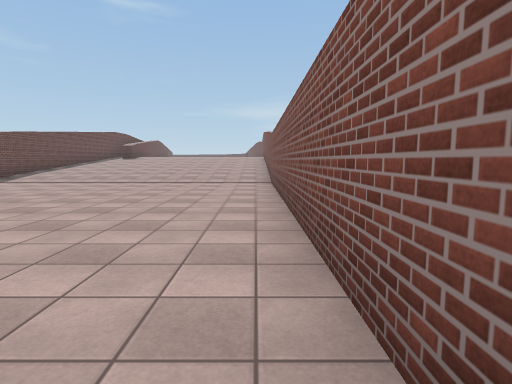
view 1 (above)

21 first-person views from a walk through a Unity game level. The camera is 1.4 m above the floor, tilts 6° down and sees 80° across. The floor is counted in squares, 2 m on a side. Each view is taken from the middle of a square. On the plan, view 1 faces up. The plan holds only what a view shows up to about 10 squares ahead; the rest is blank. The place goes on beyond the plan. The player is left out. Surface patterns are stand-ins for the level's own textures.

view 2
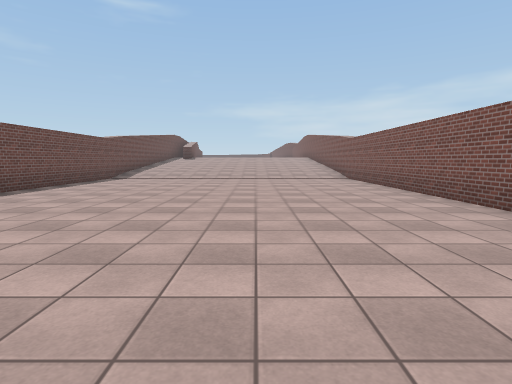

view 3
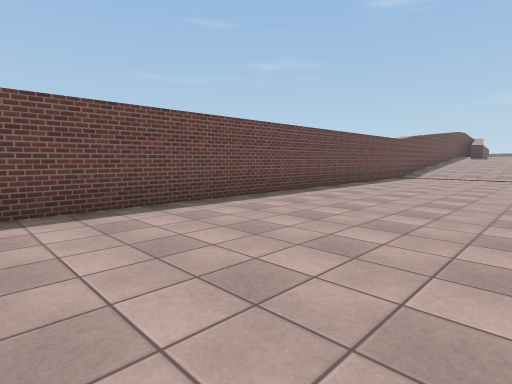

view 4
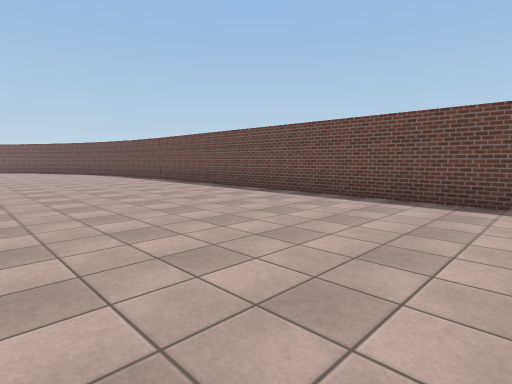

view 5
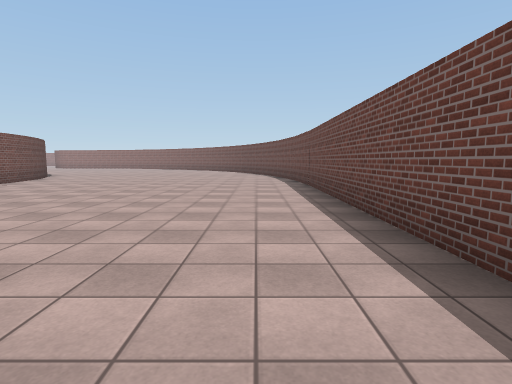

view 6
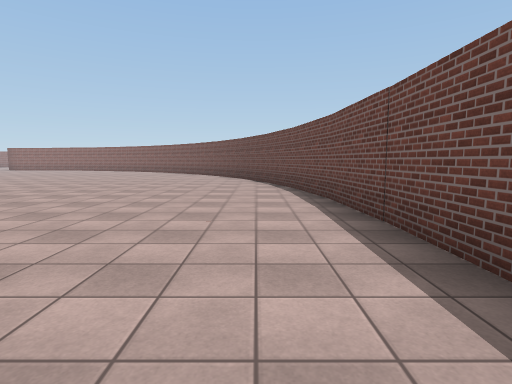

view 7
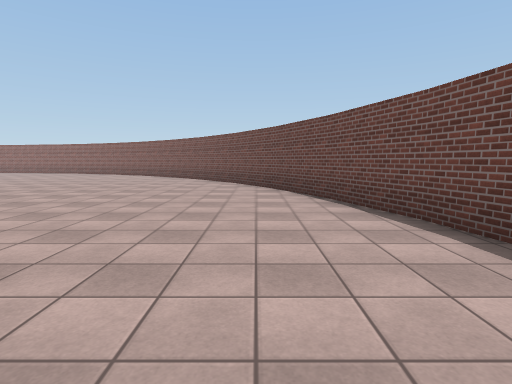

view 8
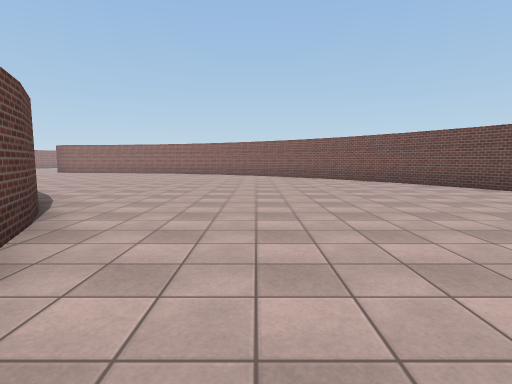

view 9
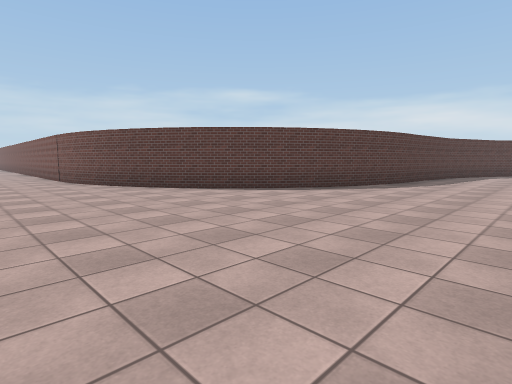

view 10
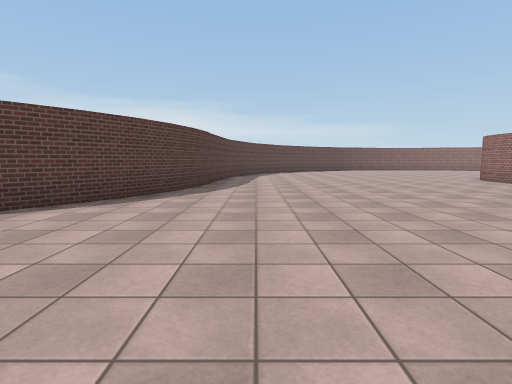

view 11
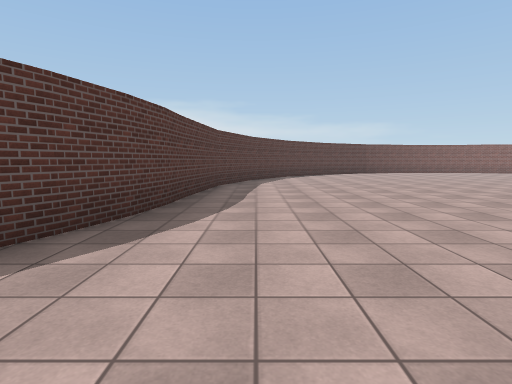

view 12
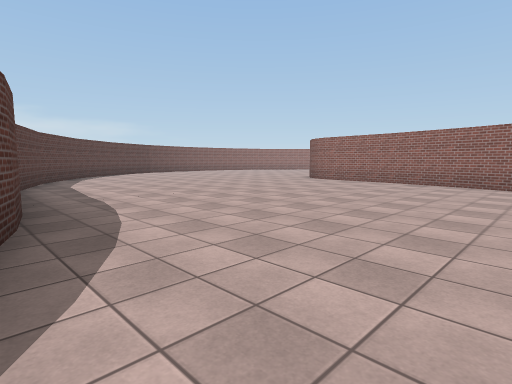

view 13
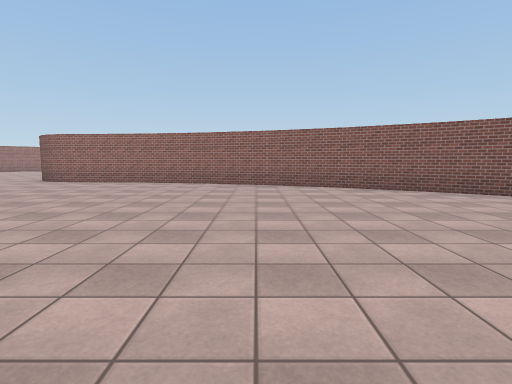

view 14
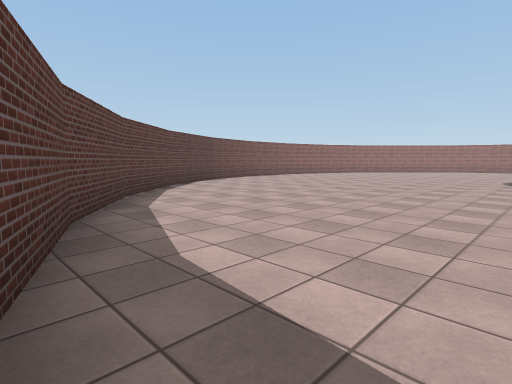

view 15
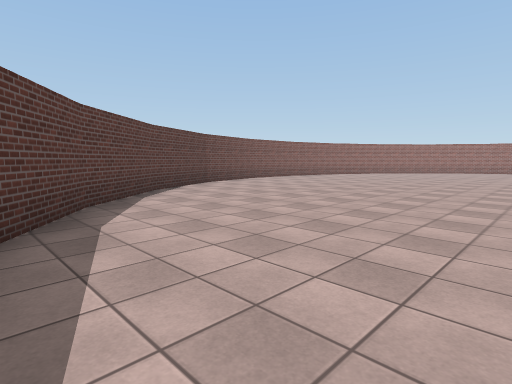

view 16
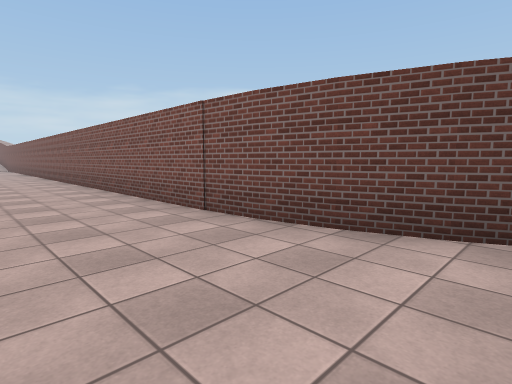

view 17
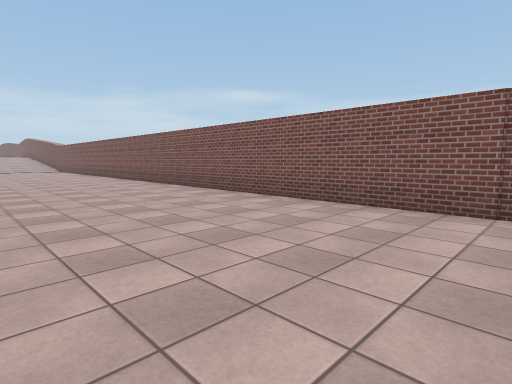

view 18
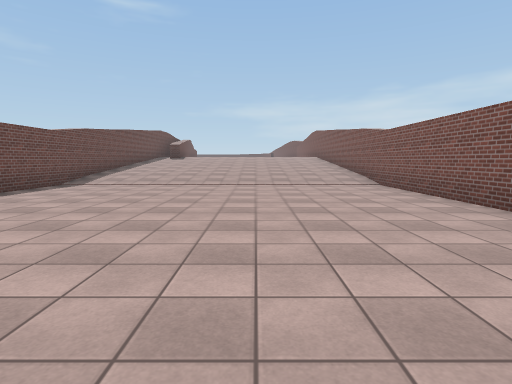

view 19
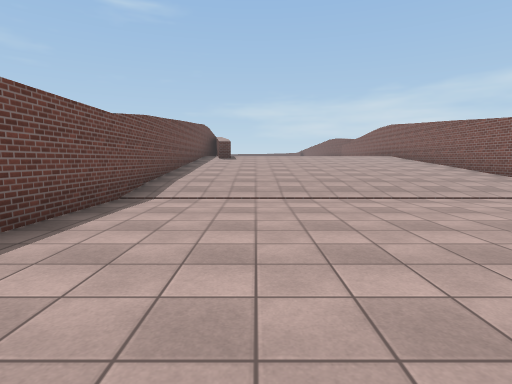

view 20
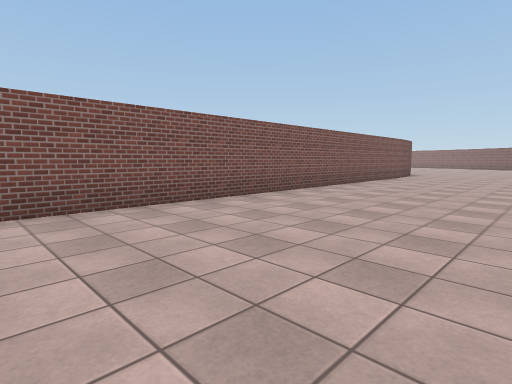

view 21
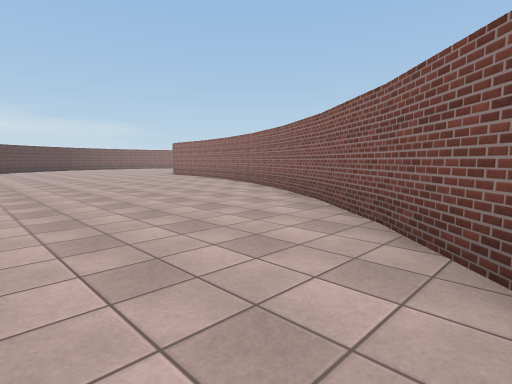

### Floor plan
Key: @ floor where view 1 was taken; # wall or solid block; . main floor; : floor 0.5 m higher than the main floor; / step, stairs or slope.
Columns run from 9 left of view 1 to 19 right of it. Each row starts with its distance up from view 1.
 12 #:::::::::#
 11 #/////////#
 10 #/////////#
  9 #.........#
  8 #.........#
  7 #.........#
  6 #.........#
  5 #.........#
  4 #.........#
  3 #.........#
  2 #.........#
  1 #.........#
  0 #........@#
 -1 #.........#
 -2 #.........#
 -3 #.........#
 -4 #.........#
 -5 #.........#
 -6 #.........#
 -7 #.........#
 -8 #.........#
 -9 #.........#
-10 #.........#
-11 #.........#
-12 #.........#
-13 #.........##
-14 ##.........#
-15  #.........##
-16  #..........##
-17  ##..........###
-18   #............######
-19   ##................####
-20    #...................###
-21    ##....................##
-22     ##....................##
-23      ##....................#
-24       ##...................##
-25        ##...................#
-26         ###.................#
-27           ####..............
-28              #######.......

Positions as (right, up) in squares from view 1, and headings:
1: (0, 0), facing up
2: (-3, -2), facing up
3: (-4, -3), facing up-left
4: (-3, 0), facing down-left
5: (-7, -2), facing down
6: (-7, -7), facing down
7: (-6, -11), facing down
8: (-1, -11), facing down
9: (-2, -22), facing up-right
10: (-1, -20), facing right
11: (3, -20), facing right
12: (3, -18), facing down-right
13: (3, -18), facing down
14: (10, -19), facing down-right
15: (11, -20), facing down-right
16: (-2, -14), facing up-right
17: (-4, -11), facing up-right
18: (-3, 1), facing up
19: (-6, 4), facing up
20: (-4, 2), facing down-right
21: (-4, -20), facing down-right
